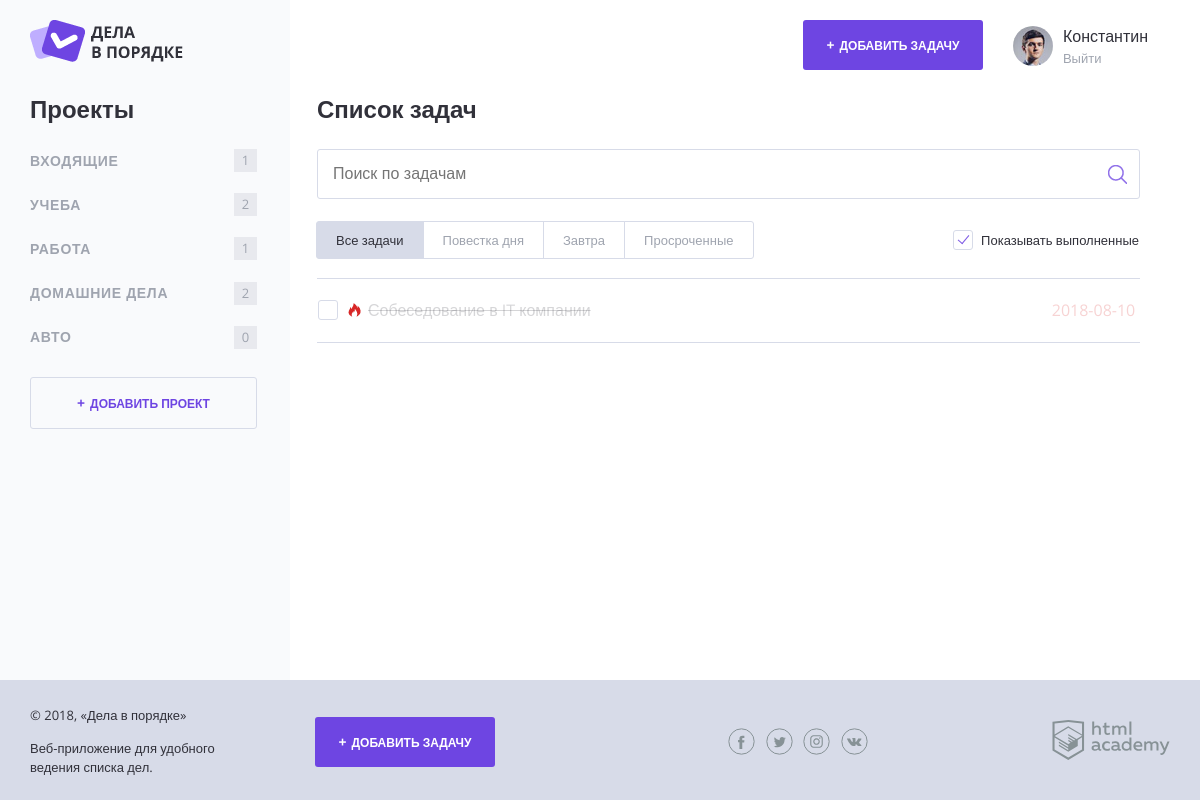
Screenshot of /?project=4 with the database file from the repository.
### tables this page shows
CREATE TABLE projects (
  id INT AUTO_INCREMENT PRIMARY KEY,
  p_name CHAR(255),
  user_id INT(5)
);

CREATE TABLE tasks (
  id INT AUTO_INCREMENT PRIMARY KEY,
  create_date DATE,
  name CHAR(255),
  file_name CHAR(255),
  file_url CHAR(255),
  user_id INT(5),
  project_id INT(5),
  execute_date DATE,
  ready BIT
);

### config/functions.php (called while the page is built, shortened)
<?php
function include_template($name, $data)
{
  $name = 'templates/' . $name;
  extract($data);
  require_once $name;
  $result = ob_get_clean();
  return $result;
}
function countTask($task_list, $project_id)
{
  $count = 0;
  foreach ($task_list as $key => $task) {
    if ($task['project_id'] === $project_id) {
      $count++;
    }
  }
  return $count;
}
function checkDates($date)
{
  $result = false;
  $secs_in_day = 24 * 60 * 60;
  $current_time = strtotime('now');
  $execute_date = strtotime($date);
  $time_before = $execute_date - $current_time;
  if ($execute_date) {
    $time_before <= $secs_in_day ? $result = true : $result = false;
  } else {
    $result = false;
  }
  return $result;
}
function getInfo($link, $sql, $user_id){
    if (!$res = mysqli_query($link, $sql)) {
        $dataArray['error'] = mysqli_error($link);
    } else {
        $dataArray['result'] = mysqli_fetch_all($res, MYSQLI_ASSOC);
    }
    return $dataArray;
}

### index.php (called while the page is built, shortened)
<?php
require_once($_SERVER['DOCUMENT_ROOT'].'/config/init.php');
if (!$link) {
    $error['error_connect'] = mysqli_connect_error();
    $page_content = include_template('error.php', ['error' => $error]);
    $page = include_template('layout.php', [
        'page_content' => $page_content,
        'page_title' => "Дела в порядке",
      ]
    );
} else {
    $project_id = $_GET['project'] ?? '';
    $sql = "SELECT `id`, `p_name`, `user_id` FROM projects WHERE `user_id` = '$user_id'";
    $projects_array = getInfo($link, $sql, $user_id);
    isset($projects_array['error']) ? $error['project_list'] = mysqli_error($link) : $project_list = $projects_array['result'];
    $sql = "SELECT * FROM tasks WHERE `user_id` = '$user_id'";
    $all_tasks_array = getInfo($link, $sql, $user_id);
    isset($all_tasks_array['error']) ? $error['all_tasks'] = mysqli_error($link) : $all_tasks = $all_tasks_array['result'];
    $sql = "SELECT * FROM tasks WHERE `user_id` = '$user_id'";
    if (isset($_GET['project'])) {
       $sql .= "&& `project_id` = '$project_id'";
    }
    $task_list_array = getInfo($link, $sql, $user_id);
    isset($task_list_array['error']) ? $error['task_list'] = mysqli_error($link) : $task_list = $task_list_array['result'];
    if(isset($error)) {
        $page_content = include_template('error.php', ['error' => $error]);
        $page = include_template('layout.php', [
            'page_content' => $page_content,
            'page_title' => "Дела в порядке",
          ]
        );
    } else {
        $page_content = include_template('index.php', [
            'task_list' => $task_list,
            'show_complete_tasks' => $show_complete_tasks
        ]);
        $page = include_template('layout.php', [
            'page_content' => $page_content,
            'page_title' => "Дела в порядке",
            'project_list' => $project_list,
            'task_list' => $task_list,
            'all_tasks' => $all_tasks,
            'show_complete_tasks' => $show_complete_tasks,
          ]
        );
    }
}
print_r($page);

### config/init.php (called while the page is built, shortened)
<?php
require_once($_SERVER['DOCUMENT_ROOT'] . '/config/functions.php');
$show_complete_tasks = 1;
$user_id = 1;
?>

### templates/project_list.php (the view)
<?php foreach ($project_list as $key => $project):?>
    <li class="main-navigation__list-item">
        <a class="main-navigation__list-item-link" href="/?project=<?=$project['id']?>"><?=$project['p_name']?></a>
        <span class="main-navigation__list-item-count"><?=countTask($all_tasks, $project['id'])?></span>
    </li>
<?php endforeach;?>

### templates/table_task.php (shortened to what this page needs)
<table class="tasks">
  <?php foreach ($task_list as $key => $task): ?>
    <?php if ($show_complete_tasks === 1 || !$task['ready']): ?>
      <tr class="tasks__item task
        <?php if($task['ready']):?>task--completed<?php endif;?>
        <?php if(checkDates($task['execute_date'])):?>task--important<?endif;?>
      ">
        <td class="task__select">
          <label class="checkbox task__checkbox">
            <span class="checkbox__text"><?=htmlspecialchars($task['name'])?></span>
          </label>
        </td>
        <td class="task__file">
        </td>
        <td class="task__date">
            <?php if($task['execute_date']):?>
                <?=$task['execute_date']?>
            <?else:?>
                Нет
            <?endif;?>
        </td>
      </tr>
    <?php endif; ?>
  <?php endforeach; ?>
</table>

### css/style.css (style rules this page uses)
html, body { height: 100%; }
body { position: relative; min-width: 1180px; font-size: 16px; font-family: "OpenSans", sans-serif; color: #31313a; }
a { text-decoration: none; }
.main-navigation__list-item { display: flex; align-items: center; font-size: 14px; color: #9fa4af; text-transform: uppercase; }
.main-navigation__list-item-link { flex-grow: 1; padding: 14px 8px; font-weight: bold; color: inherit; text-decoration: none; letter-spacing: 0.05em; }
.main-navigation__list-item-count { display: inline-block; min-width: 19px; min-height: 19px; margin-right: 33px; padding: 2px; font-size: 13px; line-height: 18px; text-align: center; background-color: #e8e9ee; }
.checkbox { position: relative; display: inline-block; vertical-align: top; border: 1px solid transparent; }
.checkbox__text { position: relative; display: block; padding: 1px 0 1px 28px; }
.checkbox__text::before { content: ""; position: absolute; top: 0; left: 0; width: 18px; height: 18px; border: 1px solid #d7dbe8; border-radius: 3px; }
.checkbox__text::after { content: ""; position: absolute; top: 5px; left: 5px; display: none; width: 10px; height: 5px; border-bottom: 1px solid #7f5be5; border-left: 1px solid #7f5be5; transform: rotate(-50deg); }
.tasks { width: 100%; border-collapse: collapse; }
.tasks__item:first-child td { border-top: 1px solid #d7dbe8; }
.tasks__item td { padding: 20px 0; border-bottom: 1px solid #d7dbe8; }
.task__checkbox .checkbox__input + .checkbox__text { font-weight: bold; }
.task--completed .checkbox__input + .checkbox__text { font-weight: normal; text-decoration: line-through; }
.task--completed .task__select .checkbox__text { color: rgba(49, 49, 58, 0.2); }
.task--completed .task__file, .task--completed .task__date { opacity: 0.2; }
.task--important .task__date { color: #d82727; }
.task--important .task__select .task__checkbox::before { content: ""; position: absolute; top: 3px; left: 30px; width: 13px; height: 14px; background: url("../img/fire.png") no-repeat 0 0; }
.task--important .task__select .checkbox__text { padding-left: 50px; }
.task__select { position: relative; width: 476px; }
.task__file { width: 190px; }
.task__date { width: 80px; }

### rows the page displays
projects: p_name "ВХОДЯЩИЕ", id "1"
projects: p_name "УЧЕБА", id "2"
projects: p_name "РАБОТА", id "1"
projects: p_name "ДОМАШНИЕ ДЕЛА", id "2"
projects: p_name "АВТО", id "0"
tasks: name "Собеседование в IT компании", execute_date "2018-08-10"
